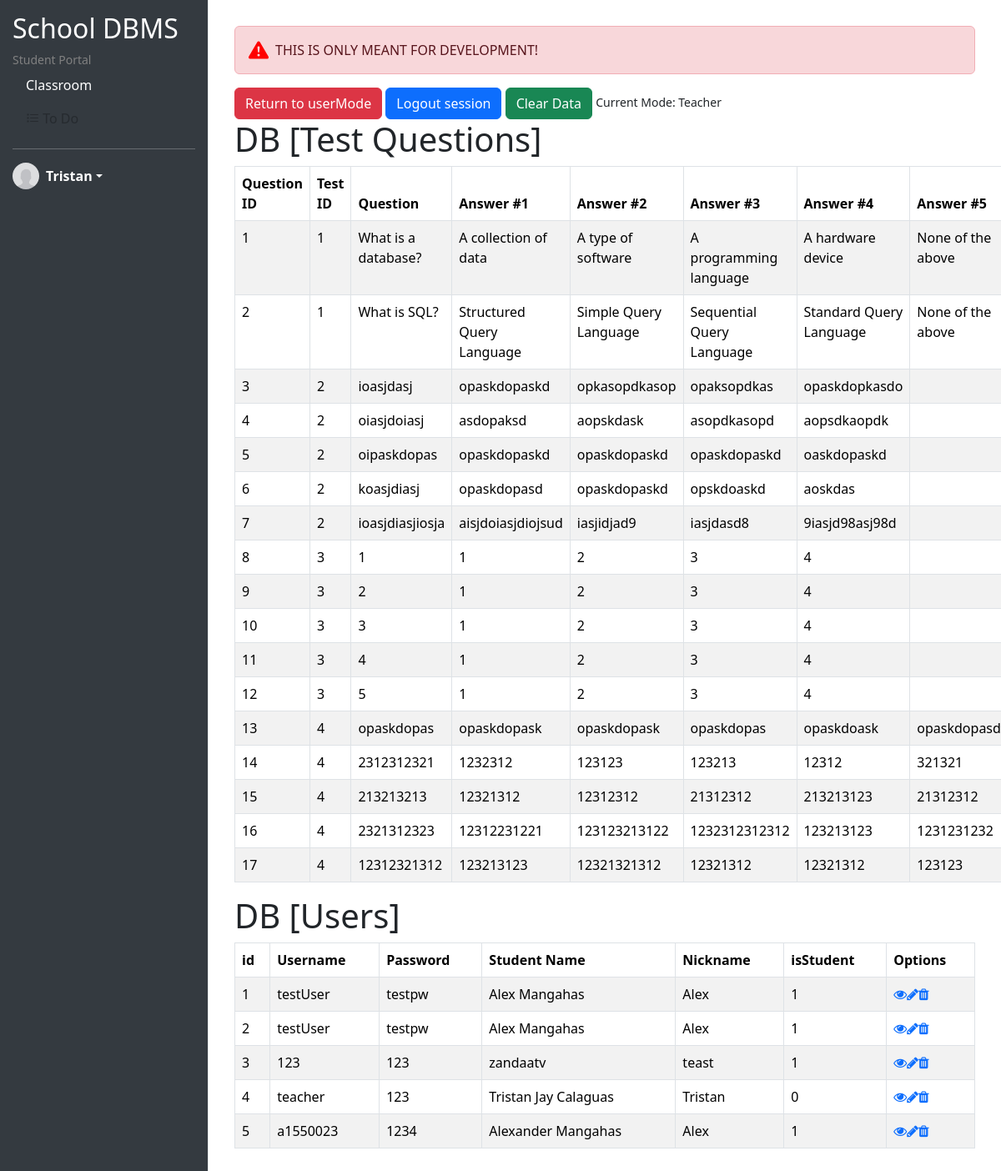
Screenshot of /ui-devmenu.php (signed in) with the database file from the repository.
### tables this page shows
CREATE TABLE `test_questions` (
  `id` int(11) NOT NULL,
  `testId` int(11) NOT NULL,
  `question` text NOT NULL,
  `answer1` varchar(255) DEFAULT NULL,
  `answer2` varchar(255) DEFAULT NULL,
  `answer3` varchar(255) DEFAULT NULL,
  `answer4` varchar(255) DEFAULT NULL,
  `answer5` varchar(255) DEFAULT NULL,
  `correctAnswer` text NOT NULL
);

CREATE TABLE `users` (
  `id` int(11) NOT NULL,
  `username` varchar(255) NOT NULL,
  `password` varchar(255) NOT NULL,
  `name` varchar(255) NOT NULL,
  `nickname` varchar(255) NOT NULL,
  `isStudent` tinyint(1) NOT NULL
);

### session.php (called while the page is built, shortened)
<?php
   $isStudent = $_SESSION['isStudent'];
   $nickname = $_SESSION['nickname'];
?>

### ui-devmenu.php (the view, shortened to what this page needs)
<?php
include('session.php');
?>
<!doctype html>
<html lang="en" data-bs-theme="auto">
<head>
    <link rel="stylesheet" href="https://maxcdn.bootstrapcdn.com/font-awesome/4.7.0/css/font-awesome.min.css">
    <link rel="stylesheet" href="https://cdn.jsdelivr.net/npm/bootstrap-icons@1.11.3/font/bootstrap-icons.min.css">
    <link href="https://cdn.jsdelivr.net/npm/bootstrap@5.3.2/dist/css/bootstrap.min.css" rel="stylesheet"
 />
</head>
<body>
    <div class="wrapper">
        <div class="sidebar">
            <h2>School DBMS</h2>
            <small style="color:grey;">Student Portal</small>
            <ul class="nav flex-column">
                <li class="nav-item">
                    <a class="nav-link active" href="ui-classroom-v2.php">Classroom</a>
                </li>
                <li class="nav-item">
                    <a class="nav-link disabled" href="#"> <i class="bi bi-list-task"></i> To Do</a>
                </li>
            </ul>
            <hr>
            <div class="dropdown">
                <a href="#" class="d-flex align-items-center text-white text-decoration-none dropdown-toggle"
                    data-bs-toggle="dropdown" aria-expanded="false">
                    <img src="img/avatar-placeholder.jpg" alt="" width="32" height="32" class="rounded-circle me-2">
                    <strong><?php echo $nickname; ?></strong>
                </a>
            </div>
        </div>
        <div class="content">
            <div class="container-fluid p-3">
                <div class="alert alert-danger d-flex align-items-center" role="alert">
                    <svg class="bi flex-shrink-0 me-2" width="24" height="24" fill="red">
                        <use xlink:href="#exclamation-triangle-fill" />
                    </svg>
                    THIS IS ONLY MEANT FOR DEVELOPMENT!
                </div>
            <a href="ui-classroom-v2.php" class="btn btn-danger">Return to userMode</a>
            <a href="logout.php" class="btn btn-primary">Logout session</a>
            <a href="" class="btn btn-success">Clear Data</a>
            <small>Current Mode: <?php
            if ($isStudent == 0) {
                echo 'Teacher';
            } else {
                echo 'Student';
            }
            ?>
            </small>
            <?php
                    require_once "config.php";
                    $sql = "SELECT * FROM test_questions";
                    $sql2 = "SELECT * FROM users";
                    if($result = mysqli_query($link, $sql)){
                        if(mysqli_num_rows($result) > 0){
                            echo '<h1>DB [Test Questions]</h1>';
                            echo '<table class="table table-bordered table-striped">';
                                echo "<thead>";
                                    echo "<tr>";
                                        echo "<th>Question ID</th>";
                                        echo "<th>Test ID</th>";
                                        echo "<th>Question</th>";
                                        echo "<th>Answer #1</th>";
                                        echo "<th>Answer #2</th>";
                                        echo "<th>Answer #3</th>";
                                        echo "<th>Answer #4</th>";
                                        echo "<th>Answer #5</th>";
                                    echo "</tr>";
                                echo "</thead>";
                                echo "<tbody>";
                                while($row = mysqli_fetch_array($result)){
                                    echo "<tr>";
                                        echo "<td>" . $row['id'] . "</td>";
                                        echo "<td>" . $row['testId'] . "</td>";
                                        echo "<td>" . $row['question'] . "</td>";
                                        echo "<td>" . $row['answer1'] . "</td>";
                                        echo "<td>" . $row['answer2'] . "</td>";
                                        echo "<td>" . $row['answer3'] . "</td>";
                                        echo "<td>" . $row['answer4'] . "</td>";
                                        echo "<td>" . $row['answer5'] . "</td>";
                                    echo "</tr>";
                                }
                                echo "</tbody>";
                            echo "</table>";
                        } else{
                            echo '<div class="alert alert-danger"><em>No records were found.</em></div>';
                        }
                    } else{
                        echo "ERROR: Could not able to execute $sql. " . mysqli_error($link);
                    }
                    if($result2 = mysqli_query($link, $sql2)){
                        if(mysqli_num_rows($result2) > 0){
                            echo '<h1>DB [Users]</h1>';
                            echo '<table class="table table-bordered table-striped">';
                                echo "<thead>";
                                    echo "<tr>";
                                        echo "<th>id</th>";
                                        echo "<th>Username</th>";
                                        echo "<th>Password</th>";
                                        echo "<th>Student Name</th>";
                                        echo "<th>Nickname</th>";
                                        echo "<th>isStudent</th>";
                                        echo "<th>Options</th>";
                                    echo "</tr>";
                                echo "</thead>";
                                echo "<tbody>";
                                while($row2 = mysqli_fetch_array($result2)){
                                    echo "<tr>";
                                        echo "<td>" . $row2['id'] . "</td>";
                                        echo "<td>" . $row2['username'] . "</td>";
                                        echo "<td>" . $row2['password'] . "</td>";
                                        echo "<td>" . $row2['name'] . "</td>";
                                        echo "<td>" . $row2['nickname'] . "</td>";
                                        echo "<td>" . $row2['isStudent'] . "</td>";
                                        echo "<td>";
                                            echo '<a href="read.php?id='. $row2['id'] .'" class="mr-3" title="View Record" data-toggle="tooltip"><span class="fa fa-eye"></span></a>';
                                            echo '<a href="update.php?id='. $row2['id'] .'" class="mr-3" title="Update Record" data-toggle="tooltip"><span class="fa fa-pencil"></span></a>';
                                            echo '<a href="delete.php?id='. $row2['id'] .'" title="Delete Record" data-toggle="tooltip"><span class="fa fa-trash"></span></a>';
                                        echo "</td>";
                                    echo "</tr>";
                                }
                                echo "</tbody>";
                            echo "</table>";
                        } else{
                            echo '<div class="alert alert-danger"><em>No records were found.</em></div>';
                        }
                    } else{
                        echo "ERROR: Could not able to execute $sql2. " . mysqli_error($link);
                    }
                    ?>
            </div>
        </div>
    </div>
</body>
</html>

### ui-devmenu.php (style rules this page uses)
body, html { height: 100%; margin: 0; }
.wrapper { display: flex; height: 100%; }
.sidebar { width: 250px; background-color: #343a40; padding: 15px; border-right: 1px solid #dee2e6; display: flex; flex-direction: column; color: white; }
.content { flex: 1; padding: 15px; overflow-y: auto; }
.nav-link { color: white; }

### rows the page displays
test_questions: id "1", testId "1", question "What is a database?", answer1 "A collection of data", answer2 "A type of software", answer3 "A programming language", answer4 "A hardware device", answer5 "None of the above"
test_questions: id "2", testId "1", question "What is SQL?", answer1 "Structured Query Language", answer2 "Simple Query Language", answer3 "Sequential Query Language", answer4 "Standard Query Language", answer5 "None of the above"
test_questions: id "3", testId "2", question "ioasjdasj", answer1 "opaskdopaskd", answer2 "opkasopdkasop", answer3 "opaksopdkas", answer4 "opaskdopkasdo"
test_questions: id "4", testId "2", question "oiasjdoiasj", answer1 "asdopaksd", answer2 "aopskdask", answer3 "asopdkasopd", answer4 "aopsdkaopdk"
test_questions: id "5", testId "2", question "oipaskdopas", answer1 "opaskdopaskd", answer2 "opaskdopaskd", answer3 "opaskdopaskd", answer4 "oaskdopaskd"
test_questions: id "6", testId "2", question "koasjdiasj", answer1 "opaskdopasd", answer2 "opaskdopaskd", answer3 "opskdoaskd", answer4 "aoskdas"
test_questions: id "7", testId "2", question "ioasjdiasjiosja", answer1 "aisjdoiasjdiojsud", answer2 "iasjidjad9", answer3 "iasjdasd8", answer4 "9iasjd98asj98d"
test_questions: id "8", testId "3", question "1", answer1 "1", answer2 "2", answer3 "3", answer4 "4"
test_questions: id "9", testId "3", question "2", answer1 "1", answer2 "2", answer3 "3", answer4 "4"
test_questions: id "10", testId "3", question "3", answer1 "1", answer2 "2", answer3 "3", answer4 "4"
test_questions: id "11", testId "3", question "4", answer1 "1", answer2 "2", answer3 "3", answer4 "4"
test_questions: id "12", testId "3", question "5", answer1 "1", answer2 "2", answer3 "3", answer4 "4"
test_questions: id "13", testId "4", question "opaskdopas", answer1 "opaskdopask", answer2 "opaskdopask", answer3 "opaskdopas", answer4 "opaskdoask", answer5 "opaskdopasd"
test_questions: id "14", testId "4", question "2312312321", answer1 "1232312", answer2 "123123", answer3 "123213", answer4 "12312", answer5 "321321"
test_questions: id "15", testId "4", question "213213213", answer1 "12321312", answer2 "12312312", answer3 "21312312", answer4 "213213123", answer5 "21312312"
test_questions: id "16", testId "4", question "2321312323", answer1 "12312231221", answer2 "123123213122", answer3 "1232312312312", answer4 "123213123", answer5 "1231231232"
test_questions: id "17", testId "4", question "12312321312", answer1 "123213123", answer2 "12321321312", answer3 "12321312", answer4 "12321312", answer5 "123123"
users: id "1", username "testUser", password "testpw", name "Alex Mangahas", nickname "Alex", isStudent "1"
users: id "2", username "testUser", password "testpw", name "Alex Mangahas", nickname "Alex", isStudent "1"
users: id "3", username "123", password "123", name "zandaatv", nickname "teast", isStudent "1"
users: id "4", username "teacher", password "123", name "Tristan Jay Calaguas", nickname "Tristan", isStudent "0"
users: id "5", username "a1550023", password "1234", name "Alexander Mangahas", nickname "Alex", isStudent "1"

### other values shown
$nickname "Tristan"
